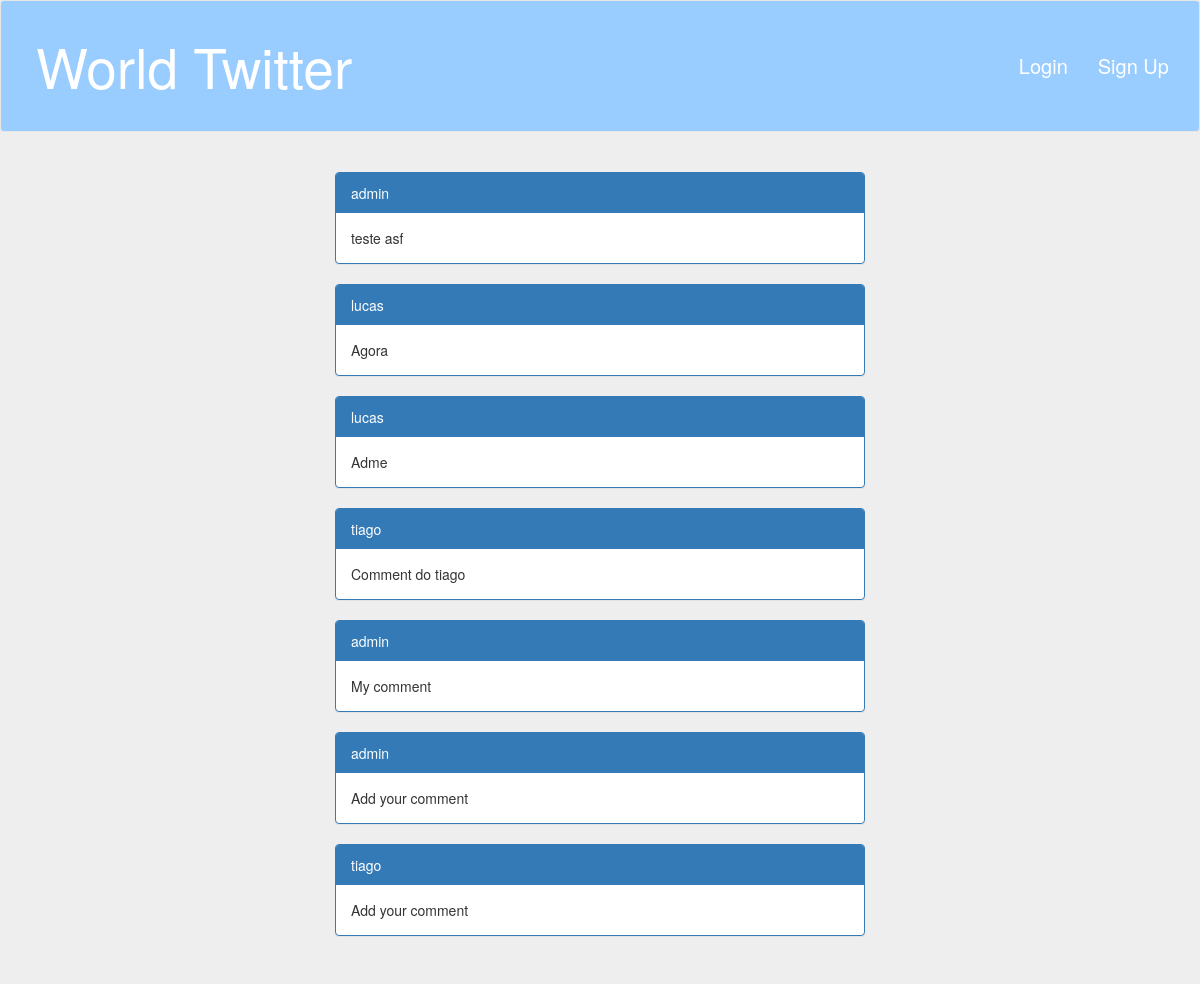
The app's page /, older data.
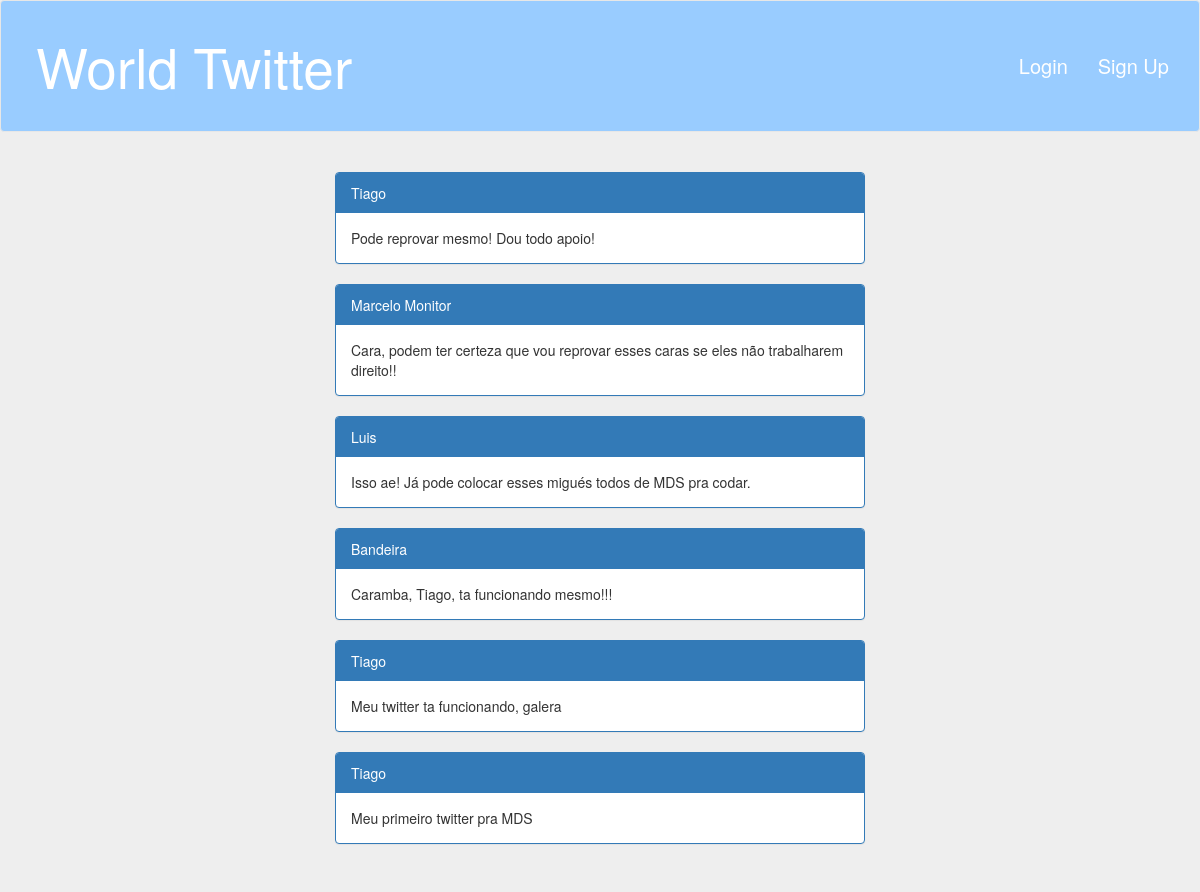
The same page, newer data.
### comment/models.py (models this page shows)
class Comment(models.Model):
    comment = models.TextField()
    author = models.ForeignKey(User)
    class Meta:
        permissions = (
            ("can_read", "Can read"),
            ("can_comment", "Can comment"),
        )

### home/views.py (the view)
# urls.py: url(r'^', views.index, name='index'),
def index(request):
    comments = reversed(Comment.objects.all())
    context = {
        "comments": comments
    }
    return render(request, 'home/index.html', context)

### home/templates/home/index.html (shortened to what this page needs)
{%extends "home/base.html"%}
{%block content%}
    <div id='container-home'class="container">
	<div class="panel-group">
	    {% for comment in comments %}
		<div id='painel-margin' class="panel panel-primary">
		    <div class="panel-heading">{{comment.author}}</div>
		    <div class="panel-body">{{comment.comment}}</div>
		</div>
	    {% endfor %}
	</div>
    </div>
{%endblock%}

Row changes from the older to the newer data that the page shows:
removed Comment: author "admin", comment "teste asf"
changed Comment: author "lucas" → "Tiago"; comment "Agora" → "Pode reprovar mesmo! Dou todo apoio!"
changed Comment: author "lucas" → "Marcelo Monitor"; comment "Adme" → "Cara, podem ter certeza que vou reprovar esses caras se eles não trabalharem direito!!"
changed Comment: author "tiago" → "Luis"; comment "Comment do tiago" → "Isso ae! Já pode colocar esses migués todos de MDS pra codar."
changed Comment: author "admin" → "Bandeira"; comment "My comment" → "Caramba, Tiago, ta funcionando mesmo!!!"
changed Comment: author "admin" → "Tiago"; comment "Add your comment" → "Meu twitter ta funcionando, galera"
changed Comment: author "tiago" → "Tiago"; comment "Add your comment" → "Meu primeiro twitter pra MDS"
